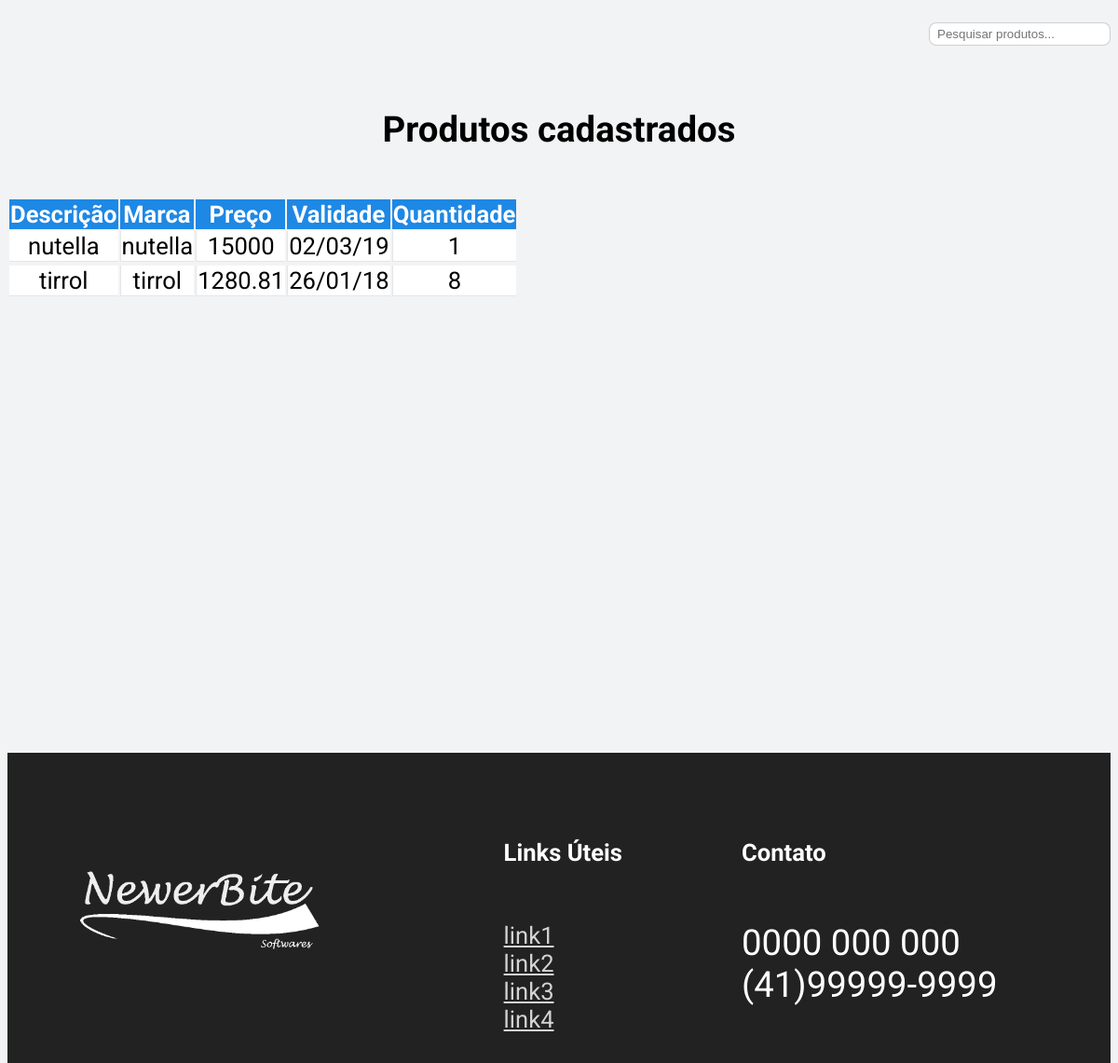
Page /visualizarproduto.php (signed in) on the earlier database version.
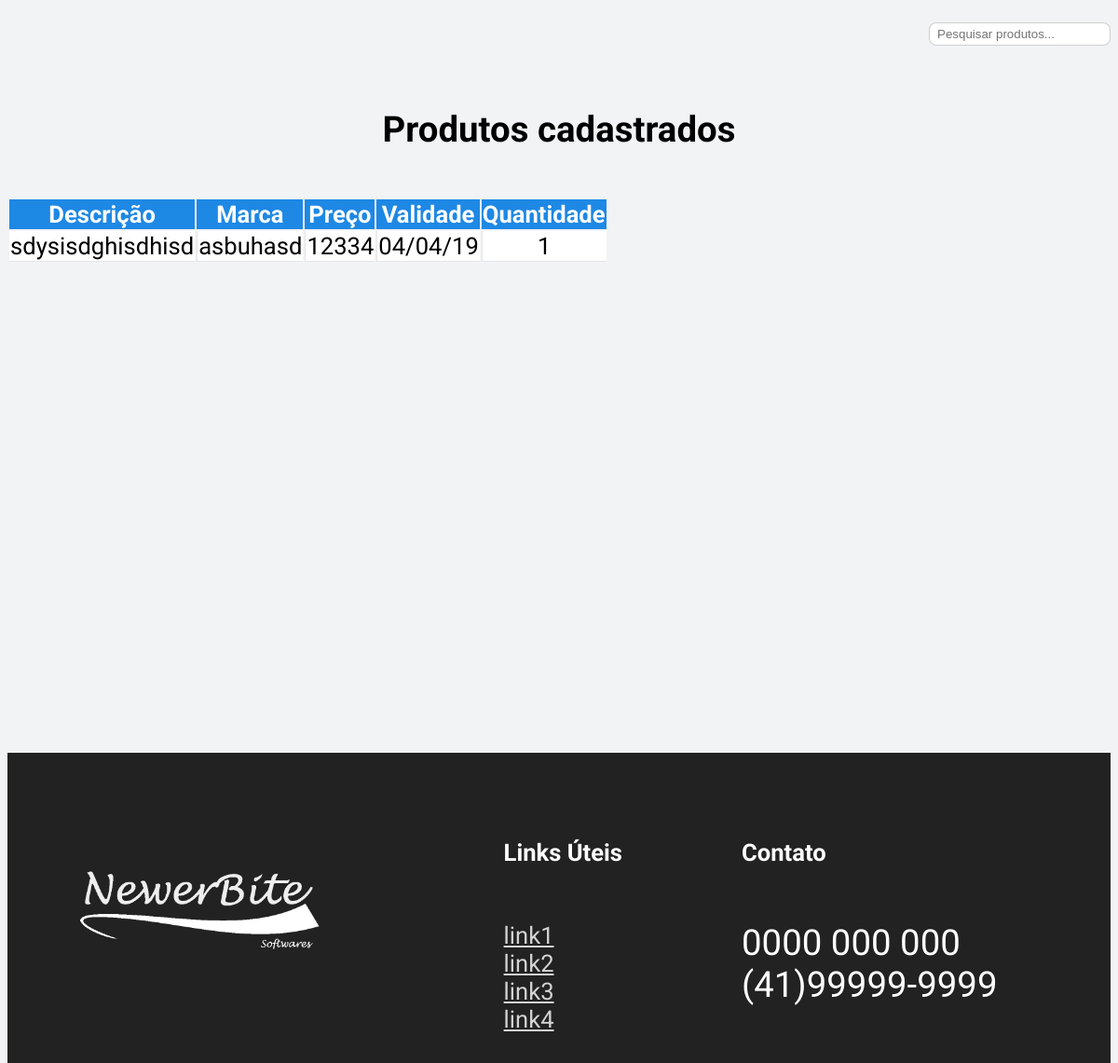
Same page on the later database version.
### tables this page shows
CREATE TABLE `produto` (
  `id_produto` int(10) NOT NULL,
  `id_tipo_produto` int(10) NOT NULL,
  `id_fornecedor` int(10) NOT NULL,
  `des_produto` varchar(100) NOT NULL,
  `marca` varchar(50) NOT NULL,
  `preco` double NOT NULL,
  `data_validade` date DEFAULT NULL,
  `data_compra` date DEFAULT NULL,
  `quantidade` int(11) DEFAULT NULL
);

### visualizarproduto.php (the view, shortened to what this page needs)
<!DOCTYPE html PUBLIC "-//W3C//DTD XHTML 1.0 Transitional//EN"
"http://www.w3.org/TR/xhtml1/DTD/xhtml1-transitional.dtd">
<html xmlns="http://www.w3.org/1999/xhtml">
<head>
    <link rel="stylesheet" type="text/css" href="css/agendamento.css">
    <link rel="stylesheet" href="https://maxcdn.bootstrapcdn.com/font-awesome/4.7.0/css/font-awesome.min.css" >
    <link rel="stylesheet" href="https://use.fontawesome.com/releases/v5.5.0/css/all.css">
</head>
<body>
    <section>
        <div class="container">
            <div class="search__person__container">
                <form class="search__person">
                    <input id="myInput" type="text" placeholder="Pesquisar produtos...">
                </form>
            </div>
            <h4 class="container__title">Produtos cadastrados</h4>
            <div class="table-responsive">
                <table class="table table-hover">
                    <thead class="tableHead">
                        <tr>
                            <th>Descrição</th>
                            <th>Marca</th>
                            <th>Preço</th>
                            <th>Validade</th>
                            <th>Quantidade</th>
                        </tr>
                    </thead>
                    <tbody class="tableBody">
                      <?php
                      $entra = new mysqli("localhost", "root", "", "banco");
                      $busca = mysqli_query($entra, "select des_produto,marca, preco,date_format(data_validade, '%d/%m/%y'),quantidade from produto order by des_produto");
                      while($ver = mysqli_fetch_row($busca)){
                          echo "<tr>";
                          echo "<td>$ver[0]</td>";
                          echo "<td>$ver[1]</td>";
                          echo "<td>$ver[2]</td>";
                          echo "<td>$ver[3]</td>";
                          echo "<td>$ver[4]</td>";
                          echo "<tr>";
                      }
                         ?>
                    </tbody>
                </table>
            </div>
        </div>
    </section>
    <section id="footer"></section>
</body>
</html>

Differences in the rows shown:
removed produto: des_produto "nutella", marca "nutella", preco "15000", ver "02/03/19", quantidade "1"
removed produto: des_produto "tirrol", marca "tirrol", preco "1280.81", ver "26/01/18", quantidade "8"
added produto: des_produto "sdysisdghisdhisd", marca "asbuhasd", preco "12334", ver "04/04/19", quantidade "1"
